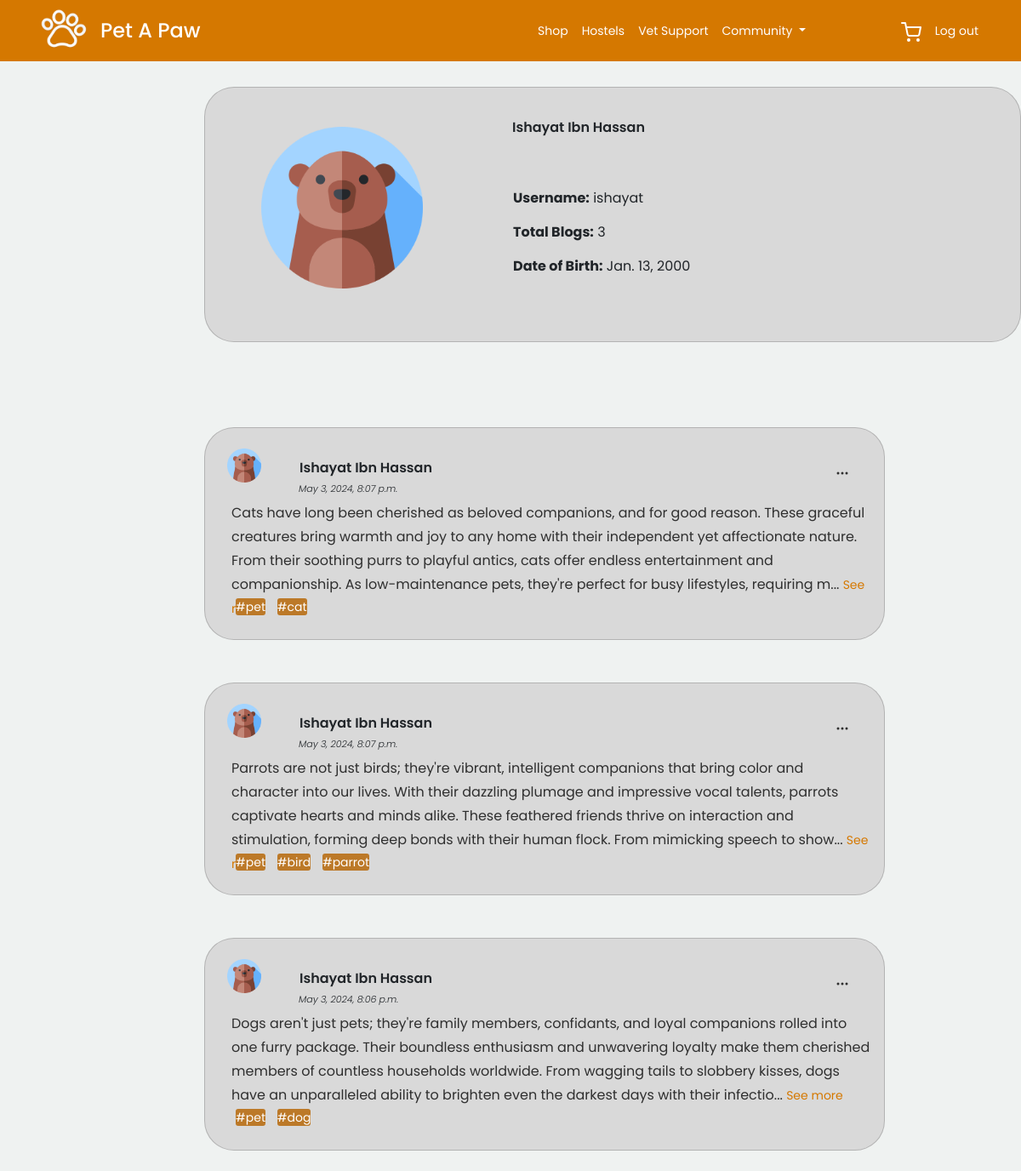
The page /blog/profile/ishayat/ (signed in) on the database its author committed.
### home/models.py (models this page shows, shortened)
class UserProfile(models.Model):
    user = models.OneToOneField(User, on_delete=models.CASCADE)
    name = models.CharField(max_length=100)
    email = models.EmailField()
    phone_num = models.CharField(max_length=11)
    dob = models.DateField()
    street = models.CharField(max_length=100)
    house_no = models.CharField(max_length=20)
    area = models.CharField(max_length=100)
    image = models.ImageField(upload_to='user_images/', null=True, blank=True)

### blog/models.py (models this page shows, shortened)
class Blog(models.Model):
    blog_id = models.AutoField(primary_key=True)
    created_at = models.DateTimeField(auto_now_add=True)
    content = models.TextField()
    like_count = models.IntegerField(default=0)
    comment_count = models.IntegerField(default=0)
    user = models.ForeignKey(User, on_delete=models.CASCADE)
    liked_by = models.ManyToManyField(User, related_name='liked_blogs', blank=True)
    tags = models.ManyToManyField(Tag)

class Tag(models.Model):
    name = models.CharField(max_length=50)

### blog/views.py (the view)
# urls.py: path('profile/<slug:username>/', views.blog_profile, name='blog_profile'),
@login_required
def blog_profile(request, username):
    user = get_object_or_404(User, username=username)
    blogs = Blog.objects.filter(user=user).order_by('-created_at').all()
    context = {'blogs': blogs, 'user': user}
    return render(request, 'blog/blog_profile.html', context)

### blog/templates/blog/blog_profile.html (shortened to what this page needs)
{% extends 'base.html' %}
{% load static %}
{% block css %}
    <link rel="stylesheet" href="{% static 'css/my_blog.css' %}">
{% endblock %}
{% block content %}
    <div class="card mb-4 rounded-5 p-3 profile-card">
        <div class="card-content profile-card-content">
            <img class="profile-img" src="{{ user.userprofile.image.url }}">
            <p class="card-title">{{ user.userprofile.name }}</p>
            <p class="card-text profile-content user-name"><b>Username:</b> {{ user }}</p>
            <p class="card-text profile-content blog-count"><b>Total Blogs:</b> {{ blogs|length }}</p>
            <p class="card-text profile-content dob"><b>Date of Birth:</b> {{ user.userprofile.dob }}</p>
        </div>
    </div>
    {% for blog in blogs %}
        <div class="card mb-4 rounded-5 p-3 blog-card">
            <div class="card-content blog-card-content">
                <img class="blogger-img" src="{{ user.userprofile.image.url }}">
                <p class="card-title">{{ blog.user.userprofile.name }}</p>
                <h6 class="card-subtitle mb-2  blog-time">{{ blog.created_at }}</h6>
                {% if request.user == blog.user %}
                    <div class="dropdown three-dots-toggler">
                        <a class="" href="#" role="button" id="toggleLink" data-bs-toggle="dropdown"
                           aria-expanded="false">
                            <svg xmlns="http://www.w3.org/2000/svg" width="16" height="16" fill="currentColor"
                                 class="bi bi-three-dots " viewBox="0 0 16 16">
                                <path d="M3 9.5a1.5 1.5 0 1 1 0-3 1.5 1.5 0 0 1 0 3m5 0a1.5 1.5 0 1 1 0-3 1.5 1.5 0 0 1 0 3m5 0a1.5 1.5 0 1 1 0-3 1.5 1.5 0 0 1 0 3"/>
                            </svg>
                        </a>
                    </div>
                {% endif %}
                <a href="{% url 'single_blog' blog.blog_id %}">
                    {% if blog.content|length > 350 %}
                        <p class="card-text blog-content">{{ blog.content|slice:":350" }}... <span class="see-more">See more</span>
                        </p>
                    {% else %}
                        <p class="card-text blog-content">{{ blog.content }}</p>
                    {% endif %}
                    <div class="tags">
                        {% for tag in blog.tags.all %}
                            <a href="{% url 'blog_home' %}?searchInput={{ tag.name }}" class="tag">#{{ tag.name }}</a>
                        {% endfor %}
                    </div>
                </a>
            </div>
        </div>
    {% endfor %}
{% endblock %}

### blog/static/css/my_blog.css (style rules this page uses)
.profile-card { background-color: #D9D9D9; max-width: 1000px; height: 300px; border-radius: 35px !important; margin-top: 30px; margin-left: 240px; padding: 0px; font-family: "Poppins", sans-serif; margin-bottom: 100px !important; }
.profile-card-content { display: flex; align-items: flex-start; position: relative; }
.profile-img { width: 190px; height: 190px; margin-right: 80px; margin-left: 50px; margin-top: 30px; }
.card-title { margin-top: 50px; margin-left: 25px; margin-bottom: 5px; font-weight: 600; font-style: normal; font-size: 16px; font-family: "Poppins", sans-serif; font-weight: 500; font-style: normal; font-size: 20px; }
.user-name { position: absolute; top: 100px; left: 346px; font-weight: 400; font-style: normal; font-size: 16px; }
.blog-count { position: absolute; top: 140px; left: 346px; font-weight: 400; font-style: normal; font-size: 16px; }
.dob { position: absolute; top: 180px; left: 346px; font-weight: 400; font-style: normal; font-size: 16px; }
.blog-card { margin-top: 50px; background-color: #D9D9D9; max-width: 800px; height: 250px; border-radius: 35px !important; margin-left: 240px; padding: 0px; font-family: "Poppins", sans-serif; }
.blog-card-content { display: flex; align-items: flex-start; position: relative; }
.blogger-img { width: 40px; height: 40px; margin-right: 20px; margin-left: 10px; margin-top: 8px; }
.card-title { margin-top: 17px; font-weight: 600; font-style: normal; font-size: 16px; }
.blog-time { font-weight: 300; font-style: italic; font-size: 11px; position: absolute; top: 53px; left: 94px; }
.three-dots-toggler { position: absolute; top: 22px; right: 25px; }
.blog-content { margin-top: 10px; position: absolute; top: 60px; left: 15px; font-weight: 400; font-style: normal; font-size: 16px; }
a { text-decoration: none; color: black; }
.see-more { text-decoration: none; color: #D57800; font-size: 14px; }
.tags { position: absolute; top: 180px; left: 10px; }
.tags a { margin-right: 10px; text-decoration: none; color: white; background-color: #bc7928; border-radius: 3px; width: 100px; }

### home/static/css/style.css (style rules this page uses)
body { overflow-x: hidden; position: relative; }
body { font-family: 'Poppins' !important; font-weight: 400; line-height: 28px; color: #6a6a6a; font-size: 14px; background-color: #eff2f1; }
a { text-decoration: none; -webkit-transition: .3s all ease; -o-transition: .3s all ease; transition: .3s all ease; color: #2f2f2f; text-decoration: underline; font-family: 'Poppins' !important; }

### rows shown on the page
Blog: userprofile.image (picture), user.userprofile.name "Ishayat Ibn Hassan", created_at "May 3, 2024, 8:07 p.m.", content "Cats have long been cherished as beloved companions, and for good reason. These graceful creatures bring warmth and joy to any home with their independent yet affectionate nature. From their soothing purrs to playful antics, cats offer endless entertainment and companionship. As low-maintenance pets, they're perfect for busy lifestyles, requiring m"
Tag: name "pet"
Tag: name "cat"
Blog: userprofile.image (picture), user.userprofile.name "Ishayat Ibn Hassan", created_at "May 3, 2024, 8:07 p.m.", content "Parrots are not just birds; they're vibrant, intelligent companions that bring color and character into our lives. With their dazzling plumage and impressive vocal talents, parrots captivate hearts and minds alike. These feathered friends thrive on interaction and stimulation, forming deep bonds with their human flock. From mimicking speech to show"
Tag: name "bird"
Tag: name "parrot"
Blog: userprofile.image (picture), user.userprofile.name "Ishayat Ibn Hassan", created_at "May 3, 2024, 8:06 p.m.", content "Dogs aren't just pets; they're family members, confidants, and loyal companions rolled into one furry package. Their boundless enthusiasm and unwavering loyalty make them cherished members of countless households worldwide. From wagging tails to slobbery kisses, dogs have an unparalleled ability to brighten even the darkest days with their infectio"
Tag: name "dog"

### other values the page prints
{{ user.userprofile.name }} "Ishayat Ibn Hassan"
{{ user }} "ishayat"
{{ blogs|length }} "3"
{{ user.userprofile.dob }} "Jan. 13, 2000"
